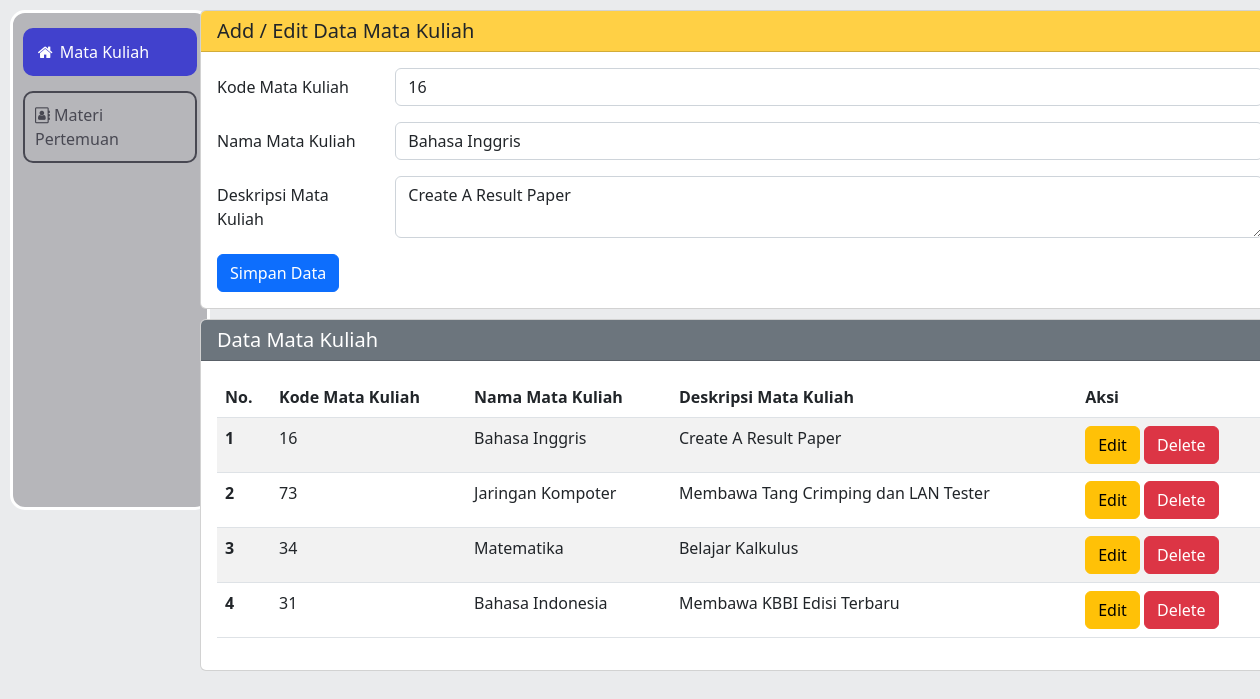
Screenshot of /index.php?op=edit&id=10 with the database file from the repository.
### tables this page shows
CREATE TABLE `matakuliah` (
  `id` int(5) NOT NULL,
  `kd_mk` int(11) NOT NULL,
  `nm_mk` varchar(64) NOT NULL,
  `ds_mk` varchar(255) NOT NULL
);

### index.php (the view, shortened to what this page needs)
<?php
include('config/configuration.php');
include('style/sidebar.php');
$kode = "";
$nama = "";
$desc = "";
if(isset($_GET['op'])){
    $op = $_GET['op'];
} else {
    $op = "";
}
if($op == 'edit'){
    $id = $_GET['id'];
    $sql1 = "select * from matakuliah where id = '$id'";
    $q1 = mysqli_query($koneksi, $sql1);
    $r1 = mysqli_fetch_array($q1);
    $kode = $r1['kd_mk'];
    $nama = $r1['nm_mk'];
    $desc = $r1['ds_mk'];
}
?>
<!DOCTYPE html>
<html lang="en">
<head>
    <link href="https://cdn.jsdelivr.net/npm/bootstrap@5.2.2/dist/css/bootstrap.min.css" rel="stylesheet">
</head>
<body>
    <div class="mx-auto ">
        <div class="card">
            <h5 class="card-header bg-warning bg-opacity-75">Add / Edit Data Mata Kuliah</h5>
            <div class="card-body">
                <form action="" method="POST">
                    <div class="mb-3 row">
                        <label for="kode" class="col-sm-2 col-form-label">Kode Mata Kuliah</label>
                        <div class="col-sm-10">
                            <input required type="text" class="form-control" id="kode" name="kode" value="<?php echo $kode ?>">
                        </div>
                    </div>
                    <div class="mb-3 row">
                        <label for="nama" class="col-sm-2 col-form-label">Nama Mata Kuliah</label>
                        <div class="col-sm-10">
                            <input required type="text" class="form-control" id="nama" name="nama" value="<?php echo $nama ?>">
                        </div>
                    </div>
                    <div class="mb-3 row">
                        <label for="desc" class="col-sm-2 col-form-label">Deskripsi Mata Kuliah</label>
                        <div class="col-sm-10">
                            <textarea  required type="text" class="form-control" id="desc" name="desc"><?php echo $desc ?></textarea>
                        </div>
                    </div>
                    <div class="col-12">
                        <input type="submit" value="Simpan Data" name="simpan" class="btn btn-primary">
                    </div>
                </form>
            </div>
        </div>
        <div class="card">
            <h5 class="card-header text-white bg-secondary">Data Mata Kuliah</h5>
            <div class="card-body">
                <table class="table table-striped">
                    <thead>
                        <tr>
                            <th scope="col">No.</th>
                            <th scope="col">Kode Mata Kuliah</th>
                            <th scope="col">Nama Mata Kuliah</th>
                            <th scope="col">Deskripsi Mata Kuliah</th>
                            <th scope="col">Aksi</th>
                        </tr>
                    </thead>
                    <tbody>
                        <?php
                        $sql2 = "select * from matakuliah order by id desc";
                        $q2 = mysqli_query($koneksi, $sql2);
                        $urut = 1;
                        while($r2 = mysqli_fetch_array($q2)){
                            $id = $r2['id'];
                            $kode = $r2['kd_mk'];
                            $nama = $r2['nm_mk'];
                            $desc = $r2['ds_mk'];
                            ?>
                            <tr>
                                <th scope="row"><?php echo $urut++ ?></th>
                                <td scope="row"><?php echo $kode ?></td>
                                <td scope="row"><?php echo $nama ?></td>
                                <td scope="row"><?php echo $desc ?></td>
                                <td scope="row">
                                    <a href="index.php?op=edit&id=<?php echo $id ?>"><button type="button" class="btn btn-warning">Edit</button></a>
                                    <a href="index.php?op=delete&id=<?php echo $id?>" onclick="return confirm('Yakin Mau Delete Data?')"><button type="button" class="btn btn-danger">Delete</button></a>
                                </td>
                            </tr>
                            <?php
                        }
                        ?>
                    </tbody>
                </table>
            </div>
        </div>
    </div>
</body>
</html>

### index.php (style rules this page uses)
.mx-auto { max-width: 1100px; }
.card { margin: 10px; left: 10%; }
body { background-color: #eaebed; }

### rows the page displays
matakuliah: kode "16", nama "Bahasa Inggris", desc "Create A Result Paper", kd_mk "16", nm_mk "Bahasa Inggris", ds_mk "Create A Result Paper"
matakuliah: kd_mk "73", nm_mk "Jaringan Kompoter", ds_mk "Membawa Tang Crimping dan LAN Tester"
matakuliah: kd_mk "34", nm_mk "Matematika", ds_mk "Belajar Kalkulus"
matakuliah: kd_mk "31", nm_mk "Bahasa Indonesia", ds_mk "Membawa KBBI Edisi Terbaru"
